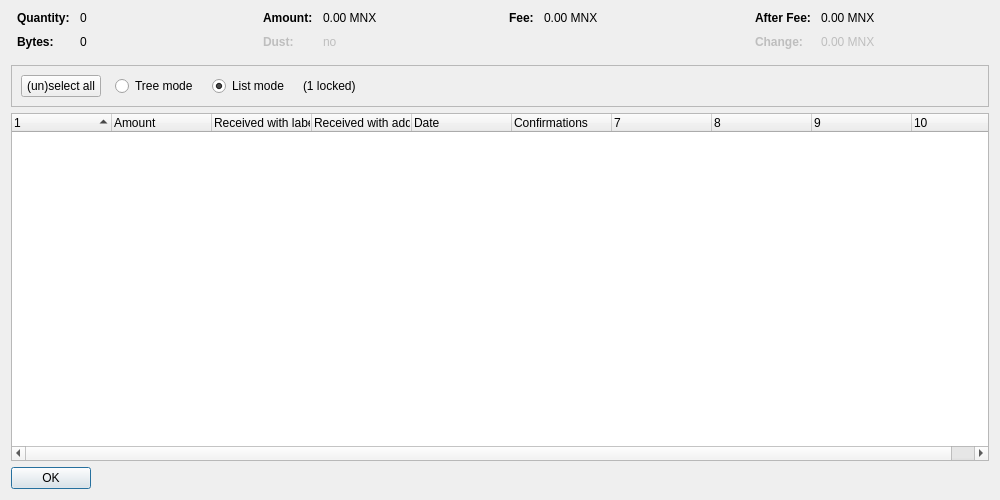
<?xml version="1.0" encoding="UTF-8"?>
<ui version="4.0">
 <class>CoinControlDialog</class>
 <widget class="QDialog" name="CoinControlDialog">
  <property name="geometry">
   <rect>
    <x>0</x>
    <y>0</y>
    <width>1000</width>
    <height>500</height>
   </rect>
  </property>
  <property name="windowTitle">
   <string>Coin Selection</string>
  </property>
  <layout class="QVBoxLayout" name="verticalLayout">
   <item>
    <layout class="QHBoxLayout" name="horizontalLayoutTop" stretch="0,0,0,0">
     <property name="topMargin">
      <number>0</number>
     </property>
     <property name="bottomMargin">
      <number>10</number>
     </property>
     <item>
      <layout class="QFormLayout" name="formLayoutCoinControl1">
       <property name="horizontalSpacing">
        <number>10</number>
       </property>
       <property name="verticalSpacing">
        <number>10</number>
       </property>
       <property name="leftMargin">
        <number>6</number>
       </property>
       <property name="rightMargin">
        <number>6</number>
       </property>
       <item row="0" column="0">
        <widget class="QLabel" name="labelCoinControlQuantityText">
         <property name="font">
          <font>
           <weight>75</weight>
           <bold>true</bold>
          </font>
         </property>
         <property name="text">
          <string>Quantity:</string>
         </property>
        </widget>
       </item>
       <item row="0" column="1">
        <widget class="QLabel" name="labelCoinControlQuantity">
         <property name="cursor">
          <cursorShape>IBeamCursor</cursorShape>
         </property>
         <property name="contextMenuPolicy">
          <enum>Qt::ActionsContextMenu</enum>
         </property>
         <property name="text">
          <string notr="true">0</string>
         </property>
         <property name="textInteractionFlags">
          <set>Qt::LinksAccessibleByMouse|Qt::TextSelectableByKeyboard|Qt::TextSelectableByMouse</set>
         </property>
        </widget>
       </item>
       <item row="1" column="0">
        <widget class="QLabel" name="labelCoinControlBytesText">
         <property name="font">
          <font>
           <weight>75</weight>
           <bold>true</bold>
          </font>
         </property>
         <property name="text">
          <string>Bytes:</string>
         </property>
        </widget>
       </item>
       <item row="1" column="1">
        <widget class="QLabel" name="labelCoinControlBytes">
         <property name="cursor">
          <cursorShape>IBeamCursor</cursorShape>
         </property>
         <property name="contextMenuPolicy">
          <enum>Qt::ActionsContextMenu</enum>
         </property>
         <property name="text">
          <string notr="true">0</string>
         </property>
         <property name="textInteractionFlags">
          <set>Qt::LinksAccessibleByMouse|Qt::TextSelectableByKeyboard|Qt::TextSelectableByMouse</set>
         </property>
        </widget>
       </item>
      </layout>
     </item>
     <item>
      <layout class="QFormLayout" name="formLayoutCoinControl2">
       <property name="horizontalSpacing">
        <number>10</number>
       </property>
       <property name="verticalSpacing">
        <number>10</number>
       </property>
       <property name="leftMargin">
        <number>6</number>
       </property>
       <property name="rightMargin">
        <number>6</number>
       </property>
       <item row="0" column="0">
        <widget class="QLabel" name="labelCoinControlAmountText">
         <property name="font">
          <font>
           <weight>75</weight>
           <bold>true</bold>
          </font>
         </property>
         <property name="text">
          <string>Amount:</string>
         </property>
        </widget>
       </item>
       <item row="0" column="1">
        <widget class="QLabel" name="labelCoinControlAmount">
         <property name="cursor">
          <cursorShape>IBeamCursor</cursorShape>
         </property>
         <property name="contextMenuPolicy">
          <enum>Qt::ActionsContextMenu</enum>
         </property>
         <property name="text">
          <string notr="true">0.00 MNX</string>
         </property>
         <property name="textInteractionFlags">
          <set>Qt::LinksAccessibleByMouse|Qt::TextSelectableByKeyboard|Qt::TextSelectableByMouse</set>
         </property>
        </widget>
       </item>
       <item row="1" column="0">
        <widget class="QLabel" name="labelCoinControlLowOutputText">
         <property name="enabled">
          <bool>false</bool>
         </property>
         <property name="font">
          <font>
           <weight>75</weight>
           <bold>true</bold>
          </font>
         </property>
         <property name="text">
          <string>Dust:</string>
         </property>
        </widget>
       </item>
       <item row="1" column="1">
        <widget class="QLabel" name="labelCoinControlLowOutput">
         <property name="enabled">
          <bool>false</bool>
         </property>
         <property name="cursor">
          <cursorShape>IBeamCursor</cursorShape>
         </property>
         <property name="contextMenuPolicy">
          <enum>Qt::ActionsContextMenu</enum>
         </property>
         <property name="text">
          <string notr="true">no</string>
         </property>
         <property name="textInteractionFlags">
          <set>Qt::LinksAccessibleByMouse|Qt::TextSelectableByKeyboard|Qt::TextSelectableByMouse</set>
         </property>
        </widget>
       </item>
      </layout>
     </item>
     <item>
      <layout class="QFormLayout" name="formLayoutCoinControl3">
       <property name="horizontalSpacing">
        <number>10</number>
       </property>
       <property name="verticalSpacing">
        <number>10</number>
       </property>
       <property name="leftMargin">
        <number>6</number>
       </property>
       <property name="rightMargin">
        <number>6</number>
       </property>
       <item row="0" column="0">
        <widget class="QLabel" name="labelCoinControlFeeText">
         <property name="font">
          <font>
           <weight>75</weight>
           <bold>true</bold>
          </font>
         </property>
         <property name="text">
          <string>Fee:</string>
         </property>
        </widget>
       </item>
       <item row="0" column="1">
        <widget class="QLabel" name="labelCoinControlFee">
         <property name="cursor">
          <cursorShape>IBeamCursor</cursorShape>
         </property>
         <property name="contextMenuPolicy">
          <enum>Qt::ActionsContextMenu</enum>
         </property>
         <property name="text">
          <string notr="true">0.00 MNX</string>
         </property>
         <property name="textInteractionFlags">
          <set>Qt::LinksAccessibleByMouse|Qt::TextSelectableByKeyboard|Qt::TextSelectableByMouse</set>
         </property>
        </widget>
       </item>
      </layout>
     </item>
     <item>
      <layout class="QFormLayout" name="formLayoutCoinControl4">
       <property name="horizontalSpacing">
        <number>10</number>
       </property>
       <property name="verticalSpacing">
        <number>10</number>
       </property>
       <property name="leftMargin">
        <number>6</number>
       </property>
       <property name="rightMargin">
        <number>6</number>
       </property>
       <item row="0" column="0">
        <widget class="QLabel" name="labelCoinControlAfterFeeText">
         <property name="font">
          <font>
           <weight>75</weight>
           <bold>true</bold>
          </font>
         </property>
         <property name="text">
          <string>After Fee:</string>
         </property>
        </widget>
       </item>
       <item row="0" column="1">
        <widget class="QLabel" name="labelCoinControlAfterFee">
         <property name="cursor">
          <cursorShape>IBeamCursor</cursorShape>
         </property>
         <property name="contextMenuPolicy">
          <enum>Qt::ActionsContextMenu</enum>
         </property>
         <property name="text">
          <string notr="true">0.00 MNX</string>
         </property>
         <property name="textInteractionFlags">
          <set>Qt::LinksAccessibleByMouse|Qt::TextSelectableByKeyboard|Qt::TextSelectableByMouse</set>
         </property>
        </widget>
       </item>
       <item row="1" column="0">
        <widget class="QLabel" name="labelCoinControlChangeText">
         <property name="enabled">
          <bool>false</bool>
         </property>
         <property name="font">
          <font>
           <weight>75</weight>
           <bold>true</bold>
          </font>
         </property>
         <property name="text">
          <string>Change:</string>
         </property>
        </widget>
       </item>
       <item row="1" column="1">
        <widget class="QLabel" name="labelCoinControlChange">
         <property name="enabled">
          <bool>false</bool>
         </property>
         <property name="cursor">
          <cursorShape>IBeamCursor</cursorShape>
         </property>
         <property name="contextMenuPolicy">
          <enum>Qt::ActionsContextMenu</enum>
         </property>
         <property name="text">
          <string notr="true">0.00 MNX</string>
         </property>
         <property name="textInteractionFlags">
          <set>Qt::LinksAccessibleByMouse|Qt::TextSelectableByKeyboard|Qt::TextSelectableByMouse</set>
         </property>
        </widget>
       </item>
      </layout>
     </item>
    </layout>
   </item>
   <item>
    <widget class="QFrame" name="frame">
     <property name="minimumSize">
      <size>
       <width>0</width>
       <height>40</height>
      </size>
     </property>
     <property name="frameShape">
      <enum>QFrame::StyledPanel</enum>
     </property>
     <property name="frameShadow">
      <enum>QFrame::Sunken</enum>
     </property>
     <layout class="QHBoxLayout" name="horizontalLayout">
      <item>
       <layout class="QHBoxLayout" name="horizontalLayoutPanel" stretch="0,0,0,0,0">
        <property name="spacing">
         <number>14</number>
        </property>
        <item>
         <widget class="QPushButton" name="pushButtonSelectAll">
          <property name="sizePolicy">
           <sizepolicy hsizetype="Maximum" vsizetype="Fixed">
            <horstretch>0</horstretch>
            <verstretch>0</verstretch>
           </sizepolicy>
          </property>
          <property name="text">
           <string>(un)select all</string>
          </property>
          <property name="autoDefault">
           <bool>false</bool>
          </property>
         </widget>
        </item>
        <item>
         <widget class="QRadioButton" name="radioTreeMode">
          <property name="sizePolicy">
           <sizepolicy hsizetype="Maximum" vsizetype="Fixed">
            <horstretch>0</horstretch>
            <verstretch>0</verstretch>
           </sizepolicy>
          </property>
          <property name="text">
           <string>Tree mode</string>
          </property>
         </widget>
        </item>
        <item>
         <widget class="QRadioButton" name="radioListMode">
          <property name="sizePolicy">
           <sizepolicy hsizetype="Maximum" vsizetype="Fixed">
            <horstretch>0</horstretch>
            <verstretch>0</verstretch>
           </sizepolicy>
          </property>
          <property name="text">
           <string>List mode</string>
          </property>
          <property name="checked">
           <bool>true</bool>
          </property>
         </widget>
        </item>
        <item>
         <widget class="QLabel" name="labelLocked">
          <property name="text">
           <string notr="true">(1 locked)</string>
          </property>
         </widget>
        </item>
        <item>
         <spacer name="horizontalSpacer">
          <property name="orientation">
           <enum>Qt::Horizontal</enum>
          </property>
          <property name="sizeHint" stdset="0">
           <size>
            <width>40</width>
            <height>20</height>
           </size>
          </property>
         </spacer>
        </item>
       </layout>
      </item>
     </layout>
    </widget>
   </item>
   <item>
    <widget class="CoinControlTreeWidget" name="treeWidget">
     <property name="contextMenuPolicy">
      <enum>Qt::CustomContextMenu</enum>
     </property>
     <property name="sortingEnabled">
      <bool>false</bool>
     </property>
     <property name="columnCount">
      <number>10</number>
     </property>
     <attribute name="headerShowSortIndicator" stdset="0">
      <bool>true</bool>
     </attribute>
     <attribute name="headerStretchLastSection">
      <bool>false</bool>
     </attribute>
     <column>
      <property name="text">
       <string/>
      </property>
     </column>
     <column>
      <property name="text">
       <string>Amount</string>
      </property>
     </column>
     <column>
      <property name="text">
       <string>Received with label</string>
      </property>
     </column>
     <column>
      <property name="text">
       <string>Received with address</string>
      </property>
     </column>
     <column>
      <property name="text">
       <string>Date</string>
      </property>
     </column>
     <column>
      <property name="text">
       <string>Confirmations</string>
      </property>
      <property name="toolTip">
       <string>Confirmed</string>
      </property>
     </column>
     <column>
      <property name="text">
       <string/>
      </property>
     </column>
     <column>
      <property name="text">
       <string/>
      </property>
     </column>
     <column>
      <property name="text">
       <string/>
      </property>
     </column>
     <column>
      <property name="text">
       <string/>
      </property>
     </column>
    </widget>
   </item>
   <item>
    <widget class="QDialogButtonBox" name="buttonBox">
     <property name="sizePolicy">
      <sizepolicy hsizetype="Maximum" vsizetype="Fixed">
       <horstretch>0</horstretch>
       <verstretch>0</verstretch>
      </sizepolicy>
     </property>
     <property name="orientation">
      <enum>Qt::Horizontal</enum>
     </property>
     <property name="standardButtons">
      <set>QDialogButtonBox::Ok</set>
     </property>
    </widget>
   </item>
  </layout>
 </widget>
 <customwidgets>
  <customwidget>
   <class>CoinControlTreeWidget</class>
   <extends>QTreeWidget</extends>
   <header>coincontroltreewidget.h</header>
  </customwidget>
 </customwidgets>
 <resources/>
 <connections/>
</ui>
